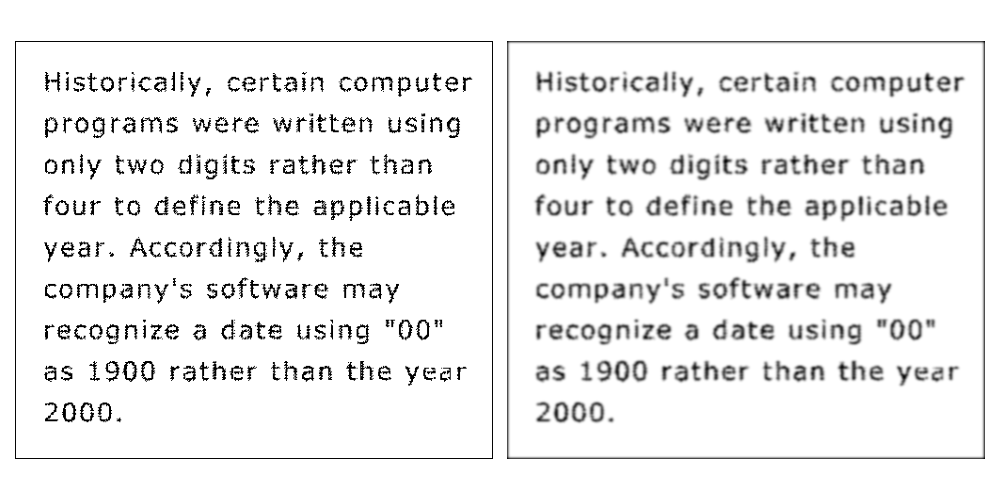

Reproduce this figure in Python.
import os
import sys
import numpy as np
import matplotlib.pyplot as plt
from skimage.io import imread
from skimage.util import img_as_float
from libDIPUM.lpfilter import lpfilter
from libDIP.dftFiltering4e import dftFiltering4e
from libDIP.intScaling4e import intScaling4e
from libDIPUM.data_path import dip_data

# Data
img_path = dip_data('text_gaps_of_1_and_2_pixels.tif')
f = img_as_float(imread(img_path))
M, N = f.shape
P = 2 * M
Q = 2 * N

# Filter design in the frequency domain
H = np.fft.fftshift(lpfilter('gaussian', P, Q, 120))

# Filtering in the frequency domain
g = dftFiltering4e(f, H)
gs = intScaling4e(g)

# Display
fig, axes = plt.subplots(1, 2, figsize=(10, 5))
axes[0].imshow(f, cmap='gray')
axes[0].axis('off')

axes[1].imshow(gs, cmap='gray')
axes[1].axis('off')

plt.tight_layout()
plt.savefig('Figure448.png')
plt.show()
